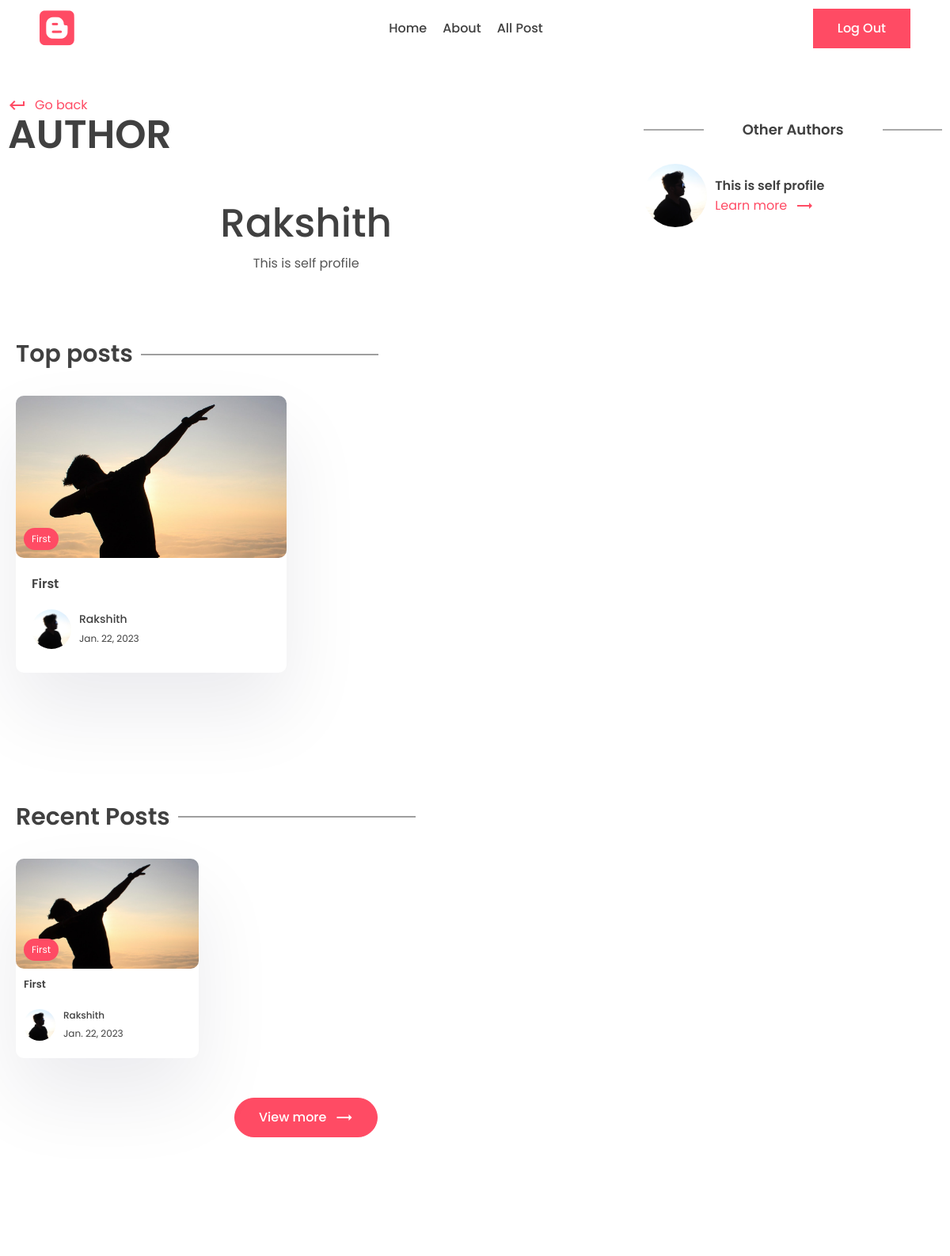
The page /author/rraks (signed in, upper part) on the database as committed earlier.
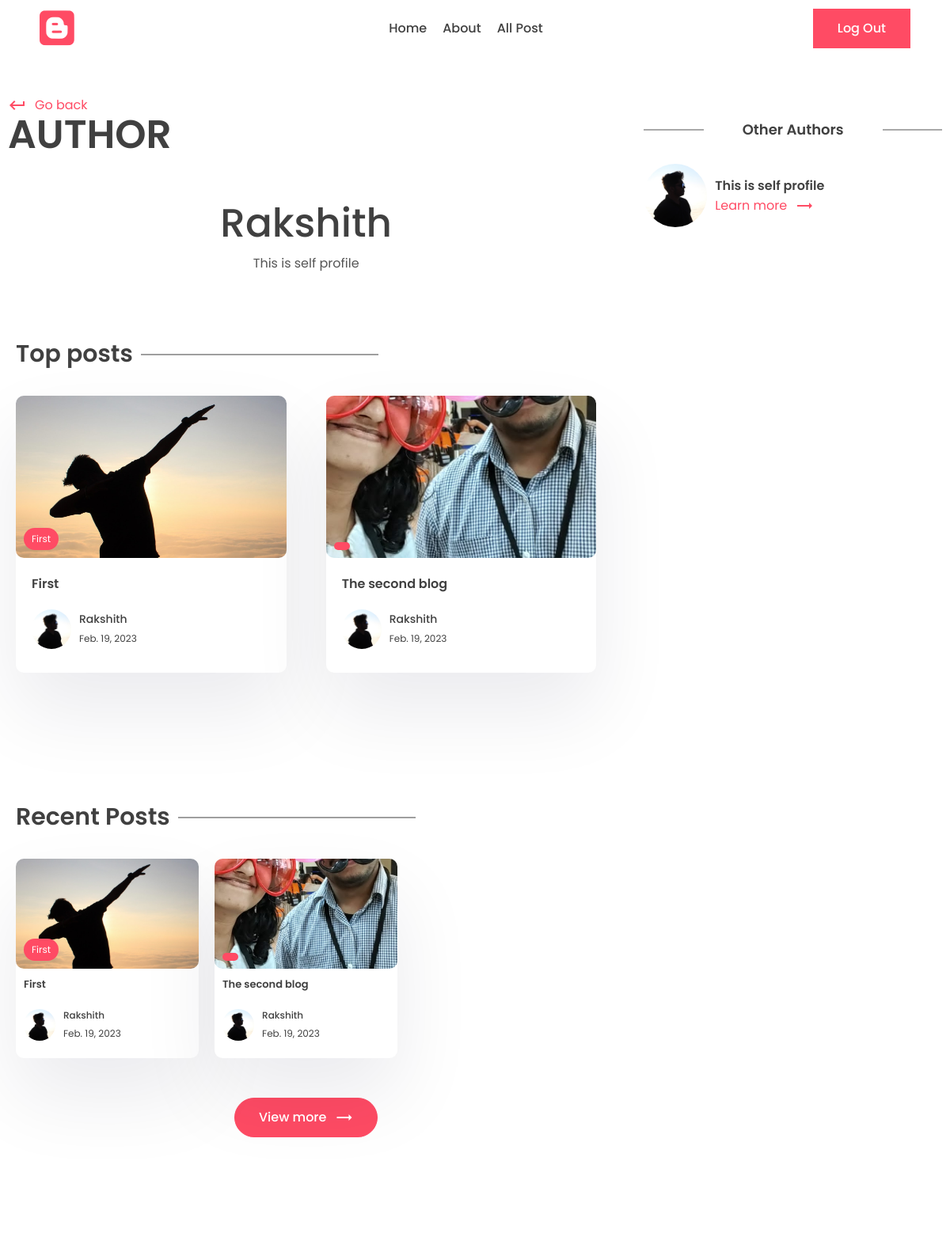
The same page on the database as committed later.
### app/models.py (models this page shows, shortened)
class Post(models.Model):
    title = models.CharField(max_length=200)
    content = models.TextField()
    last_updated = models.DateTimeField(auto_now=True)
    slug = models.SlugField(unique=True)
    image = models.ImageField(null=True, blank=True, upload_to='images/')
    tags = models.ManyToManyField(Tag, blank=True, related_name='post')
    view_count = models.IntegerField(null=True, blank=True)
    is_featured = models.BooleanField(default=False)
    author = models.ForeignKey(Profile, on_delete=models.CASCADE, null=True, blank=True)

class Tag(models.Model):
    name = models.CharField(max_length=100)
    description = models.CharField(max_length=100)
    slug = models.SlugField(max_length=200, unique=True)

class Profile(models.Model):
    user = models.OneToOneField(User, on_delete=models.CASCADE)
    profile_image = models.ImageField(null=True, blank=True, upload_to='images/', default='images/male.png')
    slug = models.SlugField(unique=True, max_length=200)
    bio = models.CharField(max_length=200)
    def __str__(self):
        return self.user.first_name

### app/views.py (the view)
# urls.py: path('author/<slug:slug>', views.author_page, name='author_page'),
@login_required(login_url='login')
def author_page(request, slug):
    author = Profile.objects.get(slug=slug)
    top_posts = Post.objects.filter(author__in=[author.id]).order_by('-view_count')[0:2]
    recent_posts = Post.objects.filter(author__in=[author.id]).order_by('-last_updated')[0:3]
    other_authors = Profile.objects.all()[0:3]
    context = {
        'author' : author,
        'top_posts' : top_posts,
        'recent_posts' : recent_posts,
        'other_authors' : other_authors,
    }
    return render(request, 'app/author.html', context)

### app/templates/app/author.html (shortened to what the changed rows need)
{% extends 'base.html' %}
{% load static %}
{% block content %}
    <div class="container">
    <div class="layout">
        <div class="left">
        <div class="page-top">
            <div class="top flex">
            <div class="page-name">
                <h1>Author</h1>
            </div>
            </div>
        </div>
        <center>
            <div class="typo">
            <h1 class="title">{{author.user.first_name}}</h1>
            <p>
                {{author.bio}}
            </p>
            </div>
        </center>
        <section class="sp">
            <div class="container">
            <h1 class="sec-title">Top posts</h1>
            <div class="grid-2 blog">
                {% for post in top_posts %}
                <a href="{% url 'post_page' post.slug %}">
                <div class="card">
                    <div class="post-img">
                    <img src="{{post.image.url}}" alt="" />
                    <div class="tag">{{post.tags.all.0.name}}</div>
                    </div>
                    <div class="card-content">
                    <h3>
                        {{post.title}}
                    </h3>
                    <div class="author">
                        <div class="profile-pic">
                        <img src="{{post.author.profile_image.url}}" alt="" />
                        </div>
                        <div class="details">
                        <p>{{post.author}}</p>
                        <small>{{post.last_updated|date}}</small>
                        </div>
                    </div>
                    </div>
                </div>
                </a>
                {% empty %}
                    There are no posts to display.
                {% endfor %}
            </div>
            </div>
        </section>
        <section class="sp">
            <div class="container">
            <h1 class="sec-title">Recent Posts</h1>
            <div class="grid-3 blog-grid">
                {% for post in recent_posts %}
                <a href="{% url 'post_page' post.slug %}">
                <div class="card">
                    <div class="post-img">
                    <img src="{{post.image.url}}" alt="" />
                    <div class="tag">{{post.tags.all.0.name}}</div>
                    </div>
                    <div class="card-content">
                    <h3>
                        {{post.title}}
                    </h3>
                    <div class="author">
                        <div class="profile-pic">
                        <img src="{{post.author.profile_image.url}}" alt="" />
                        </div>
                        <div class="details">
                        <p>{{post.author}}</p>
                        <small>{{post.last_updated|date}}</small>
                        </div>
                    </div>
                    </div>
                </div>
                </a>
                {% empty %}
                    There are no posts to display.
                {% endfor %}
            </div>
            </div>
        </section>
        </div>
        <div class="right">
        <div class="block">
            <h2 class="title2">Other Authors</h2>
            {% for author in other_authors %}
            <div class="recent-post other-author">
            <div class="rounded-img">
                <img src="{{author.profile_image.url}}" alt="" />
            </div>
            <div class="recent-content">
                <h3>
                {{author.bio}}
                </h3>
                <a class="learn" href="{% url 'author_page' author.slug %}"
                >Learn more
                <span class="material-icons"> trending_flat </span>
                </a>
            </div>
            </div>
            {% empty %}
                There are no authors to display.
            {% endfor %}
        </div>
        </div>
    </div>
    </div>
{% endblock content %}

Rows that differ between the two databases and show on the page:
changed Post "First": last_updated "Jan. 22, 2023" → "Feb. 19, 2023"
added Post: image (picture), title "The second blog", author.profile_image (picture), author "Rakshith", last_updated "Feb. 19, 2023"
